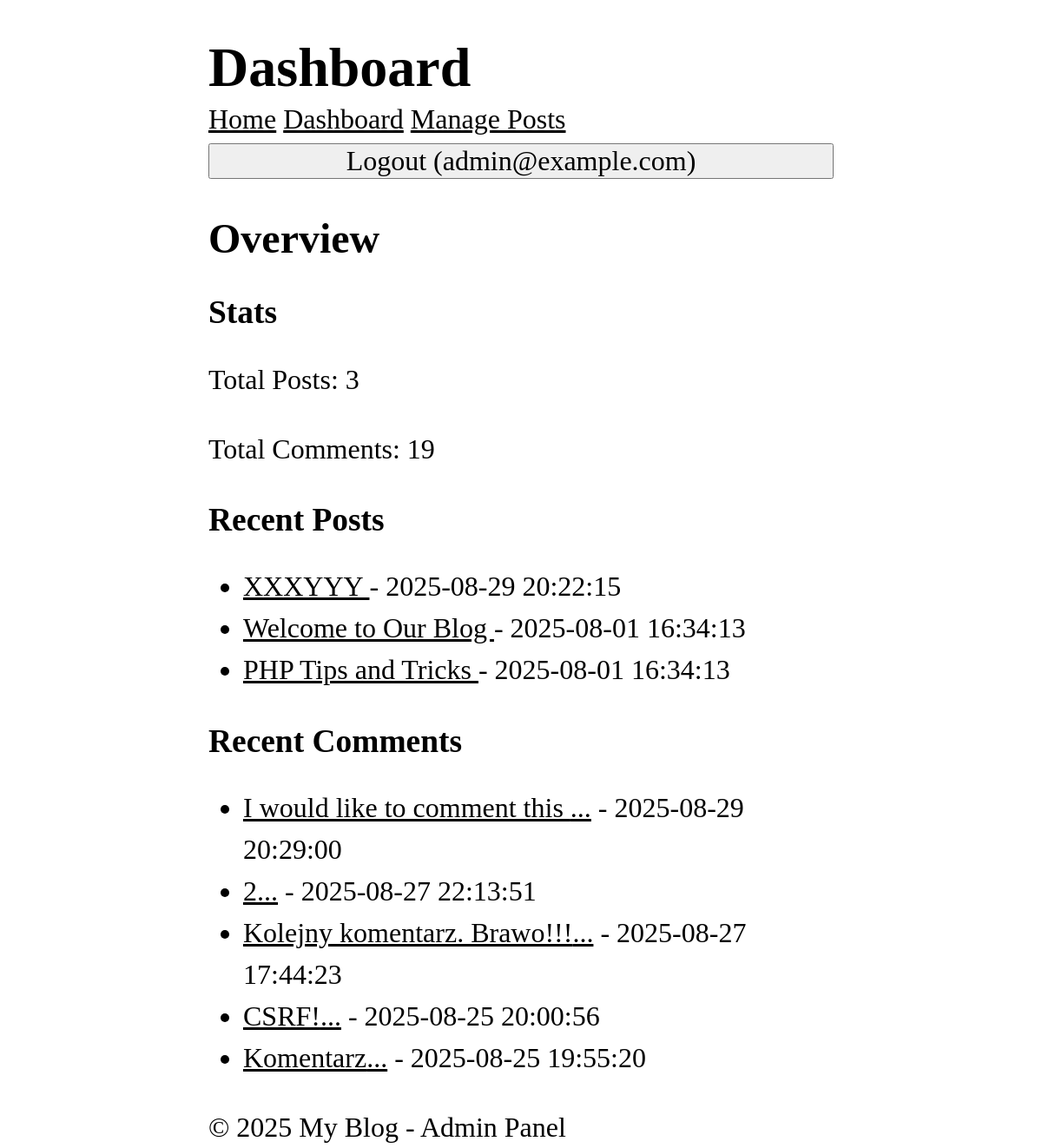
The page /admin/dashboard (signed in) on the database its author committed.
### tables this page shows
CREATE TABLE users (
	id INTEGER PRIMARY KEY AUTOINCREMENT,
	name TEXT NOT NULL,
	email TEXT NOT NULL UNIQUE,
	password TEXT NOT NULL,
	role TEXT NOT NULL DEFAULT 'user',
	created_at DATETIME DEFAULT CURRENT_TIMESTAMP
);

CREATE TABLE posts (
	id INTEGER PRIMARY KEY AUTOINCREMENT,
	user_id INTEGER NOT NULL,
	title TEXT NOT NULL,
	content TEXT NOT NULL,
	views INTEGER NOT NULL DEFAULT 0,
	created_at DATETIME DEFAULT CURRENT_TIMESTAMP,
	FOREIGN KEY (user_id) REFERENCES users(id)
);

CREATE TABLE comments (
	id INTEGER PRIMARY KEY AUTOINCREMENT,
	post_id INTEGER NOT NULL,
	user_id INTEGER NOT NULL,
	content TEXT NOT NULL,
	created_at DATETIME DEFAULT CURRENT_TIMESTAMP,
	FOREIGN KEY (post_id) REFERENCES posts(id),
	FOREIGN KEY (user_id) REFERENCES users(id)
);

### core/View.php (called while the page is built, shortened)
<?php
class View {
	protected static $globals = [];
	public static function share(string $key, $value): void {
		static::$globals[$key] = $value;
	}
	public static function render(string $template, array $data = [], ?string $layout = null) : string {
		$data = [...static::$globals, ...$data];
		$content = static::renderTemplate(
			$template,
			$data
		);
		return static::renderLayout(
			$layout,
			$data,
			$content
		);
	}
	protected static function renderTemplate(string $template, array $data): string {
		extract($data);
		$path = dirname(__DIR__) . "/app/Views/$template.php";
		require $path;
		return ob_get_clean();
	}
protected static function renderLayout(?string $template, array $data, string $content): string {
	extract([...$data, 'content' => $content]);
		$path = dirname(__DIR__) . "/app/Views/$template.php";
		require $path;
		return ob_get_clean();
	}
}

### app/Controllers/Admin/DashboardController.php (called while the page is built, shortened)
<?php
class DashboardController {
	public function index() {
		$totalPosts = Post::count();
		$totalComments = Comment::count();
		$recentPosts = Post::getRecent(5);
		$recentComments = Comment::getRecent(5);
		return View::render('admin/dashboard/index',
		['totalPosts' => $totalPosts,
		'totalComments' => $totalComments,
		'recentPosts' => $recentPosts,
		'recentComments' => $recentComments],
		'layouts/admin');
	}
}

### core/Router.php (called while the page is built, shortened)
<?php
class Router {
  protected array $routes = [];
  protected array $globalMiddleware = [];
  protected array $routeMiddleware = [];
  public function add(string $method, string $uri, string $controller, array $middlewares = []): void {
    $this->routes[] = [
      'method' => $method,
      'uri' => $uri,
      'controller' => $controller,
      'middlewares' => $middlewares
    ];
  }
  public function addGlobalMiddleware(string $middleware): void {
    $this->globalMiddleware[] = $middleware;
  }
  public function addRouteMiddleware(string $name, string $middleware): void {
    $this->routeMiddleware[$name] = $middleware;
  }
  public function dispatch(string $uri, string $method): ?string {
    $route = $this->findRoute($uri, $method);
    $middlewares = [
      ...$this->globalMiddleware,
      ...array_map(fn($name) => $this->routeMiddleware[$name], $route['middlewares'])
    ];
    return $this->runMiddleware($middlewares, function () use ($route) {
      [$controller, $action] = explode('@', $route['controller']);
      return $this->callAction($controller, $action, $route['params']);
    });
  }
  protected function runMiddleware(array $middlewares, callable $target):mixed {
    $next = $target;
    foreach (array_reverse($middlewares) as $middleware) {
      $next = fn() => (new $middleware)->handle($next);
    }
    return $next();
  }
  protected function findRoute(string $uri, string $method): ?array {
    foreach ($this->routes as $route) {
      $params = $this->matchRoute($route['uri'], $uri);
      if ($params !== null && $route['method'] === $method) {
        return [...$route, 'params' => $params];
      }
    }
    return null;
  }
  protected function matchRoute(string $routeUri, string $requestUri): ?array {
    $routeSegments = explode('/', trim($routeUri, '/'));
    $requestSegments = explode('/', trim($requestUri, '/'));
    if (count($routeSegments) !== count($requestSegments)) {
      return null;
    }
    $params = [];
    foreach ($routeSegments as $index => $routeSegment) {
      if (str_starts_with($routeSegment, '{') && str_ends_with($routeSegment, '}')) {
        $params[trim($routeSegment, '{}')] = $requestSegments[$index];
      } elseif($routeSegment !== $requestSegments[$index]) {
        return null;
      }
    }
    return $params;
  }
  protected function callAction(string $controller, string $action, array $params): string {
    return (new $controllerClass)->$action(...$params);
  }
}

### app/Midlewares/Auth.php (called while the page is built, shortened)
<?php
class Auth implements Middleware {
	public function handle(callable $next)
	{
		return $next();
	}
}

### app/Midlewares/CSRF.php (called while the page is built, shortened)
<?php
class CSRF implements Middleware {
	public function handle(callable $next)
	{
		return $next();
	}
}

### app/Midlewares/View.php (called while the page is built, shortened)
<?php
class View implements Middleware {
  public function handle(callable $next): mixed {
    CoreView::share('user', ServicesAuth::user());
    return $next();
  }
}

### core/App.php (called while the page is built, shortened)
<?php
class App {
	protected static $container = [];
	public static function bind(string $key, mixed $value): void {
		static::$container[$key] = $value;
	}
	public static function get(string $key): mixed {
		return static::$container[$key];
	}
}

### app/Models/Post.php (called while the page is built, shortened)
<?php
class Post extends Model {
	protected static $table = 'posts';
	public static function getRecent(?int $limit = null, ?int $page = null, ?string $search = null) {
		$query = "SELECT * FROM " . static::$table;
		$params = [];
		$query .= " ORDER BY created_at DESC";
		if (null !== $limit){
			$query .= " LIMIT ?";
			$params[] = $limit;
		}
		$db = App::get('database');
		return $db->fetchAll($query,	$params, static::class);
	}
	public static function count(?string $search = null): int {
		$query = "SELECT COUNT(*) FROM " . static::$table;
		$params = [];
		$db = App::get('database');
		return (int) $db->query($query,	$params)->fetchColumn(0);
	}
}

### core/Database.php (called while the page is built, shortened)
<?php
class Database {
	protected $pdo;
	public function __construct(array $config) {
		try {
			$dsn = $this->createDsn($config);
			$username = $config['username'] ?? null;
			$password = $config['password'] ?? null;
			$options = $config['options'] ?? null;
			$this->pdo = new PDO($dsn, $username, $password, $options);
			$this->pdo->setAttribute(PDO::ATTR_ERRMODE, PDO::ERRMODE_EXCEPTION);
		} catch (PDOException $e) {
			throw new Exception("Could not connect to the database");
		}
	}
	protected function createDsn(array $config): string {
		$driver = $config['driver'];
		$dbname = $config['dbname'];
		return match($driver) {
			'sqlite' => "sqlite:$dbname",
			default => throw new Exception("Unsuported database driver: $driver")
		};
	}
	public function query(string $sql, array $params = []): PDOStatement {
		$stmt = $this->pdo->prepare($sql);
		$stmt->execute($params);
		return $stmt;
	}
	public function fetchAll(string $sql, array $params = [], ?string $className = null): array {
		$stmt = $this->query($sql, $params);
		return $className
		? $stmt->fetchAll(PDO::FETCH_CLASS, $className)
		: $stmt->fetchAll(PDO::FETCH_ASSOC);
	}
	public function fetch(string $sql, array $params = [], ?string $className = null): mixed {
		$stmt = $this->query($sql, $params);
		$stmt->setFetchMode($className ? PDO::FETCH_CLASS : PDO::FETCH_ASSOC, $className);
		return $stmt->fetch();
	}
}

### core/Model.php (called while the page is built, shortened)
<?php
abstract class Model {
	protected static $table;
	public static function find(mixed $id): static | null {
		$db = App::get('database');
		$result = $db->fetch("SELECT * FROM " . static::$table . " WHERE id = ?", [$id], static::class);
		return $result ? $result : null;
	}
	public static function getRecent(
		?int $limit = null,
		?int $page = null) {
		$query = "SELECT * FROM " . static::$table;
		$params = [];
		$query .= " ORDER BY created_at DESC";
		if (null !== $limit){
			$query .= " LIMIT ?";
			$params[] = $limit;
		}
		$db = App::get('database');
		return $db->fetchAll($query,	$params, static::class);
	}
	public static function count(): int {
		$query = "SELECT COUNT(*) FROM " . static::$table;
		$db = App::get('database');
		return (int) $db->query($query,	[])->fetchColumn(0);
	}
}

### app/Services/Auth.php (called while the page is built, shortened)
<?php
class Auth {
	protected static $user = null;
	public static function user(): ?User {
		if (static::$user === null) {
			$userId = $_SESSION['user_id'] ?? null;
			static::$user = $userId ? User::find($userId) : RememberMe::user();
		}
		return static::$user;
	}
}

### app/Services/Authorization.php (called while the page is built, shortened)
<?php
class Authorization {
	public static function check(string $action, mixed $resource = null): bool {
		$user = Auth::user();
		if ('admin' === $user->role) {
			return true;
		}
		return match($action) {
			'dashboard' => in_array($user->role, ['admin', 'superadmin']),
			'edit_post', 'delete_post' => $resource instanceof Post && $resource->user_id === $user->id
			|| in_array($user->role, ['admin', 'superadmin']),
			'comment', 'create_post' => true,
			default => false
		};
	}
}

### app/Views/admin/dashboard/index.php (the view)
<h2>Overview</h2>
<section>
	<h3>Stats</h3>
	<p>Total Posts: <?= $totalPosts ?></p>
	<p>Total Comments: <?= $totalComments ?></p>
</section>
<section>
	<h3>Recent Posts</h3>
	<ul>
		<?php foreach ($recentPosts as $post): ?>
			<li>
				<a href="/posts/<?= $post->id ?>">
					<?= htmlspecialchars($post->title) ?>
				</a> - <?= $post->created_at ?>
			</li>
		<?php endforeach; ?>
	</ul>
</section>
<section>
	<h3>Recent Comments</h3>
	<ul>
		<?php foreach ($recentComments as $comment): ?>
			<li>
				<a href="/posts/<?= $comment->post_id ?>"><?= htmlspecialchars(substr($comment->content, 0, 50)) ?>...</a> - <?= $comment->created_at ?>
			</li>
		<?php endforeach; ?>
	</ul>
</section>

### app/Views/layouts/admin.php (shortened to what this page needs)
<!DOCTYPE html>
<html lang="en">
<head>
    <link rel="stylesheet" href="/style.css" />
</head>
<body>
  <header>
    <h1>Dashboard</h1>
  </header>
  <nav>
    <a href="/">Home</a>
    <a href="/admin/dashboard">Dashboard</a>
    <a href="/admin/posts">Manage Posts</a>
    <form action="/logout" method="POST">
      <button type="submit">Logout (<?= $user->email ?>)</button>
    </form>
  </nav>
  <main>
    <?= $content ?>
  </main>
  <footer>
    <p>&copy; <?=date('Y')?> My Blog - Admin Panel</p>
  </footer>
</body>
</html>

### public/style.css (style rules this page uses)
*, *::before, *::after { box-sizing: border-box; }
html { -moz-text-size-adjust: none; -webkit-text-size-adjust: none; text-size-adjust: none; }
body, h1, h2, h3, h4, p, figure, blockquote, dl, dd { margin-block-end: 0; }
body { min-height: 100vh; line-height: 1.5; max-width: 60%; margin-left: auto; margin-right: auto; font-size: 2em; font-family: Cambria, Cochin, Georgia, Times, 'Times New Roman', serif; }
h1, h2, h3, h4, button, input, label { line-height: 1.1; }
h1, h2, h3, h4 { text-wrap: balance; }
a:not([class]) { text-decoration-skip-ink: auto; color: currentColor; }
input, button, textarea, select { font-family: inherit; font-size: inherit; width: 100%; }

### rows shown on the page
users: email "admin@example.com"
posts: title "XXXYYY", created_at "2025-08-29 20:22:15"
posts: title "Welcome to Our Blog", created_at "2025-08-01 16:34:13"
posts: title "PHP Tips and Tricks", created_at "2025-08-01 16:34:13"
comments: content "I would like to comment this", created_at "2025-08-29 20:29:00"
comments: content "2", created_at "2025-08-27 22:13:51"
comments: content "Kolejny komentarz. Brawo!!!", created_at "2025-08-27 17:44:23"
comments: content "CSRF!", created_at "2025-08-25 20:00:56"
comments: content "Komentarz", created_at "2025-08-25 19:55:20"

### other values the page prints
$totalPosts "3"
$totalComments "19"
